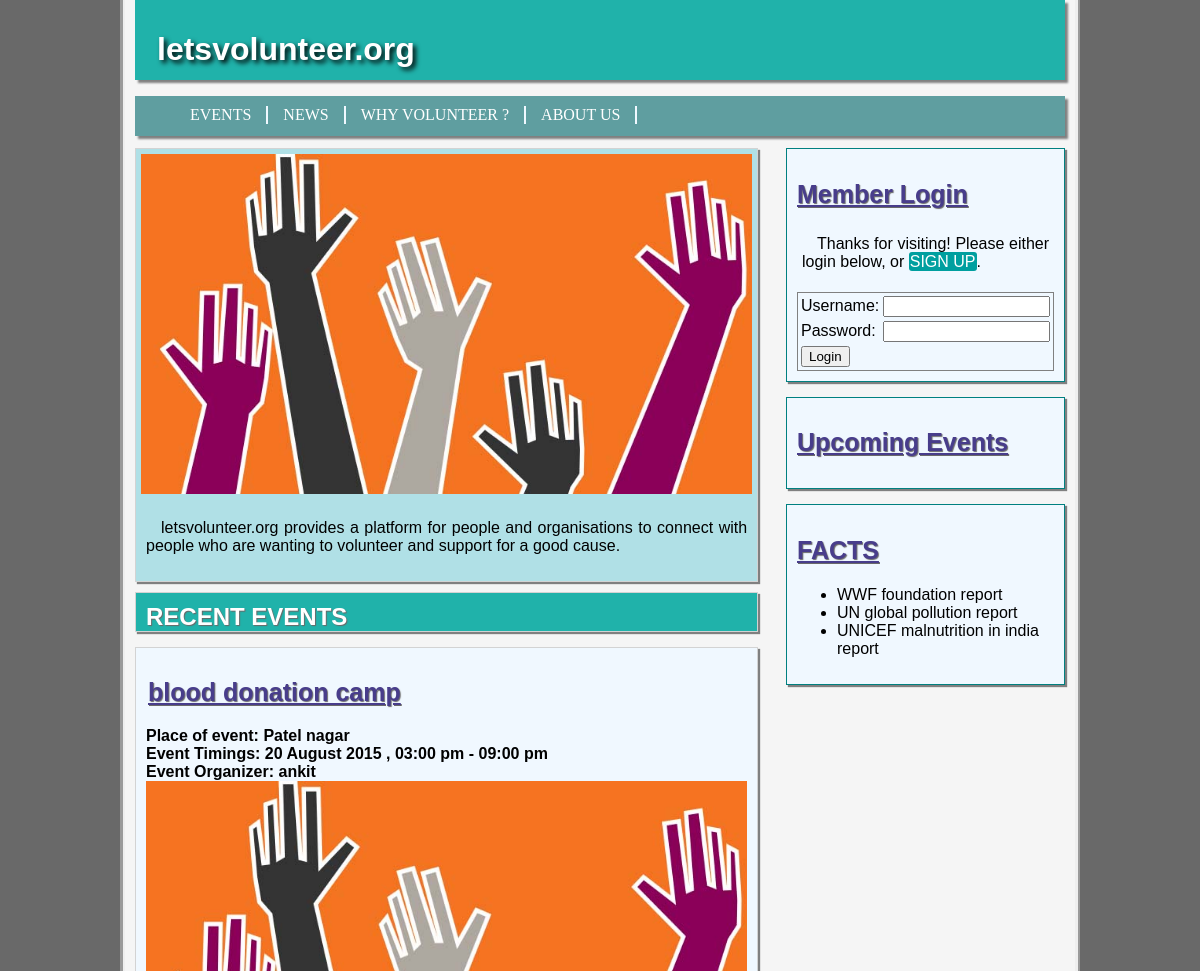
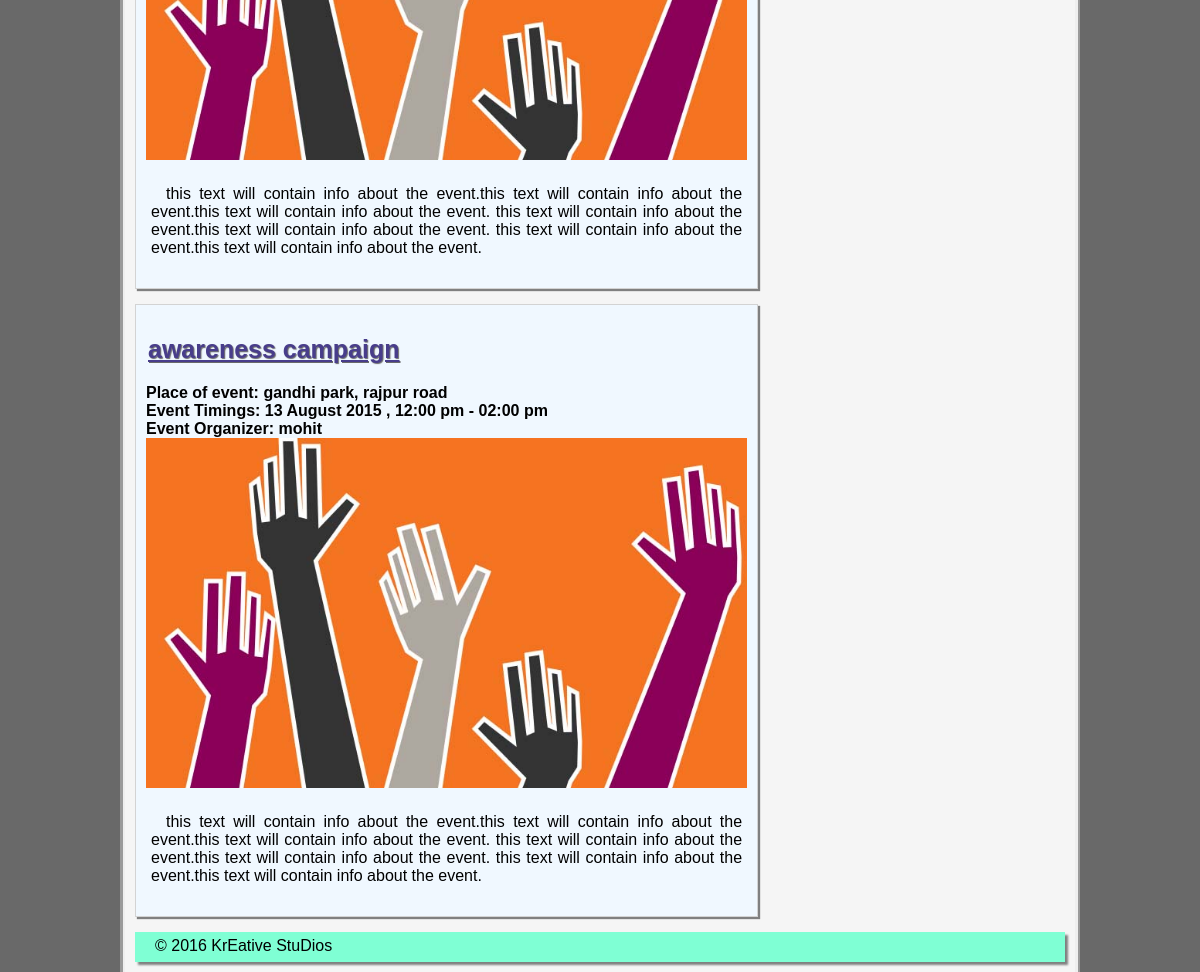
The page /homepage.php on the database its author committed (2 pictures, top to bottom).
### tables this page shows
CREATE TABLE IF NOT EXISTS `coveredevents` (
  `eventid` int(10) NOT NULL,
  `userid` int(10) NOT NULL,
  `eventintro` text NOT NULL,
  `eventpara` text NOT NULL,
  `pic1` varchar(50) NOT NULL,
  `pic2` varchar(50) NOT NULL,
  `pic3` varchar(50) NOT NULL,
  `submissiondate` datetime NOT NULL DEFAULT CURRENT_TIMESTAMP,
  PRIMARY KEY (`eventid`),
  UNIQUE KEY `eventid_2` (`eventid`),
  KEY `eventid` (`eventid`),
  KEY `userid` (`userid`)
);

CREATE TABLE IF NOT EXISTS `events` (
  `eventid` int(10) NOT NULL AUTO_INCREMENT,
  `userid` int(10) NOT NULL,
  `eventname` varchar(50) NOT NULL,
  `eventplace` varchar(50) NOT NULL,
  `eventstart` datetime NOT NULL,
  `eventend` datetime NOT NULL,
  `eventdescription` text NOT NULL,
  `eventimg` varchar(50) DEFAULT NULL,
  `evententry` tinyint(1) NOT NULL DEFAULT '1',
  PRIMARY KEY (`eventid`),
  KEY `userid` (`userid`),
  KEY `userid_2` (`userid`)
);

CREATE TABLE IF NOT EXISTS `users` (
  `userid` int(10) NOT NULL AUTO_INCREMENT,
  `username` varchar(50) NOT NULL,
  `password` varchar(20) NOT NULL,
  `email` varchar(50) NOT NULL,
  `contact` varchar(10) DEFAULT NULL,
  `gender` varchar(10) NOT NULL,
  `birthdate` date DEFAULT NULL,
  `address` varchar(50) DEFAULT NULL,
  `district` varchar(50) DEFAULT NULL,
  `state` varchar(50) DEFAULT NULL,
  `userimg` varchar(50) DEFAULT NULL,
  PRIMARY KEY (`userid`),
  UNIQUE KEY `userid` (`userid`),
  UNIQUE KEY `email` (`email`)
);

### homepage.php (the view, shortened to what this page needs)
<?php include("includes/connection.php");?>
<?php include("includes/templates/header.php");?>
<?php include("includes/templates/aside.php");?>
	<section  id="introduction">
			<img src="images/volunteer.jpg">
			<p>letsvolunteer.org provides a platform for people and organisations to connect with people
				who are wanting to volunteer and support for a good cause.</p>
	</section>
    <article style=' height:40px; background-color:lightseagreen; '>
        <h1 style='color:white;font-size:1.5em;padding:0px;margin:0px;'>RECENT EVENTS</h1>
    </article>
<?php
    $getevents = mysqli_query($connection, "SELECT * FROM coveredevents ORDER BY submissiondate  DESC LIMIT 5");
    while ($row = mysqli_fetch_array($getevents, MYSQLI_ASSOC)) {
        $eventid = $row['eventid'];
        $userid = $row['userid'];
        $eventintro = $row['eventintro'];
        $pic1 = $row['pic1'];
        $geteventdetails = mysqli_query($connection, "SELECT eventname, eventstart, eventend, eventplace FROM events WHERE eventid = '$eventid'");
        $row=mysqli_fetch_array($geteventdetails, MYSQLI_ASSOC);
        $eventname = $row['eventname'];
        $eventstart = strtotime($row['eventstart']);
        $eventend = strtotime($row['eventend']);
        $eventplace = $row['eventplace'];
        $getorganizer = mysqli_query($connection, "SELECT username FROM users WHERE userid = '$userid'");
        $row=mysqli_fetch_array($getorganizer, MYSQLI_ASSOC);
        $username = $row['username'];
        echo " <article>";
        echo "<h1><a href='event_news.php?id=$eventid'>",$eventname;
        echo "</a></h1> <b>Place of event: ",$eventplace;
		if(date("j F Y", $eventstart) == date("j F Y", $eventend)){
			echo "</b> <br> <b>Event Timings: ",date("j F Y , h:i a", $eventstart);
			echo " - ",date("h:i a", $eventend);
		}
	    else{
			echo "</b> <br> <b>Event Start: ",date("j F Y , h:i a", $eventstart);
			echo "</b> <br> <b>Event End: ",date("j F Y , h:i a", $eventend);
	    }
        echo "</b> <br> <b>Event Organizer: ",$username;
        echo "</b>  <img src='images/$pic1' style='width:100%;height:350px'>";
        echo "</b>  <p>",$eventintro;
        echo "</p></article>";
    }
 ?>
<?php include("includes/templates/footer.php");?>

### includes/templates/header.php (shortened to what this page needs)
<!DOCTYPE html>
<html lang="en">
    <head>
        <link rel="stylesheet" href="stylesheets/public.css" type="text/css">
    </head>
    <body>
        <header>
            <h1><a href="homepage.php">letsvolunteer.org</a></h1>
        </header>
        <nav>
            <ul >
                <li><a href="events.php">EVENTS</a></li>
                <li><a href="covered_events.php">NEWS</a></li>
                <li><a href="why_volunteer.php">WHY VOLUNTEER ?</a></li>
                <li><a href="about_us.php">ABOUT US</a></li>
            </ul>
        </nav>

### includes/templates/aside.php (shortened to what this page needs)
<div id="side">
    <?php
      if(!empty($_SESSION['LoggedIn']) && empty(!$_SESSION['Username']))
      {
          echo"<section id='login'>";
		  echo"You are logged in as <b>",$_SESSION['Username'];
		  echo"</b> <br><br><a href='userhome.php'>MY ACCOUNT</a>";
		  echo"</b> <br><br><a href='create_event.php'>ORGANIZE AN EVENT</a>";
		  echo"<br><br><a href='logout.php'>LOGOUT</a>";
		  echo"</section>";
      }
      else
      {
        echo"
            <section id='login'>
                <h1>Member Login</h1>
                <p>Thanks for visiting! Please either login below, or <a href='register.php'>SIGN UP</a>.</p>
                <form method='post' action='login.php' name='loginform' id='loginform'>
                  <table>
                    <tr>
                        <td><label for='username'>Username:</td>
                        <td></label><input class='field' type='text' name='username' id='username' /></td>
                    </tr>
                    <tr>
                        <td><label for='password'>Password: </label></td>
                        <td><input class='field' type='password' name='password' id='password' /></td>
                    </tr>
                    <tr>
                        <td><input type='submit' name='login' id='login' value='Login' /></td>
                    </tr>
                  </table>
                </form>
            </section>
        ";
      }
    ?>
    <?php
            echo " <section id='upcoming_events'>";
            echo "<h1>Upcoming Events</h1>";
            echo "<ul>";
            echo "</ul></section>";
     ?>
    <section id='facts'>
        <h1>FACTS</h1>
        <ul>
            <li>WWF foundation report</li>
            <li>UN global pollution report</li>
            <li>UNICEF malnutrition in india report</li>
        </ul>
    </section>
</div>

### includes/templates/footer.php
<footer><p>&copy;
           <?php echo date("Y")?>
           KrEative StuDios
        </p>
</footer>
    </body>
</html>

### stylesheets/public.css (style rules this page uses)
html { background-color: dimgray; }
* { box-sizing: border-box; }
p { text-align: justify; text-indent: 15px; padding: 5px; }
header h1 a { text-decoration: none; text-shadow: 3px 3px 5px black; color:white; }
article h1 a, aside h1, section h1 { text-decoration: underline; font-size: 25px; color:darkslateblue; text-shadow: 1px 1px 1px dimgrey; }
body { font-family: sans-serif; padding: 0px 10px 10px 10px ; width: 80%; min-width: 875px; margin: auto; position: relative; background-color: whitesmoke; border-width: thick; border-right-style: ridge ; border-left-style: groove; }
header { text-decoration:none; box-shadow: 3px 3px 2px grey; background-color: lightseagreen; height: 80px; margin: 0px; padding: 10px 10px 10px 20px; }
h1 { color:darkslateblue; text-shadow: 1px 1px 1px dimgrey; }
a { text-decoration:none; padding: 2px; color:darkmagenta; }
nav { box-shadow: 3px 3px 2px grey; background-color: cadetblue; height: 40px; margin-bottom: 12px; }
nav ul li { font-family: cursive; color: lightcyan; list-style-type:none; border-right: 2px solid aliceblue; float: left; margin: 10px 0px 10px 0px; }
nav ul li a { padding: 8px 15px 7px 15px; text-decoration: none; color:white; }
article,section { box-shadow: 2px 2px 1px grey; padding: 10px; background-color: aliceblue; margin-bottom: 15px; position: relative; float: left; width: 67%; border: 1px solid lightgrey; }
section#introduction { box-shadow: 2px 2px 1px grey; padding: 5px; background-color: powderblue; margin-bottom: 10px; float: left; width: 67%; border:1px solid lightgrey; }
div#side { position:relative; float: right; width:30%; margin:auto; padding:0; }
section#login a,a#volunteer { border-radius:3px; padding: 1px; background-color:#009F9F; color:white; }
section#upcoming_events, section#login, section#facts { box-shadow: 2px 2px 1px grey; position: relative; background-color: aliceblue; border: 1px solid teal; float: right; width: 100%; margin-bottom: 15px; padding: 10px; }
table { width:100%; border:1px solid grey }
footer { box-shadow: 3px 3px 2px grey; background-color: aquamarine; height: 30px; clear: both; margin-top: 50px; }
footer p { padding: 5px; }
img { width: 100%; align-items: center; }
input.field { width:100%; }

### rows shown on the page
coveredevents: eventid.eventname "blood donation camp", eventid.eventplace "Patel nagar", eventid.eventstart "20 August 2015 , 03:00 pm", eventid.eventend "09:00 pm", userid.username "ankit", pic1 (picture), eventintro "this text will contain info about the event.this text will contain info about the event.this text will contain info about the event. this text will contain info about the event.this text will contain info about the event. this text will contain info about the event.this text will contain info about the event."
coveredevents: eventid.eventname "awareness campaign", eventid.eventplace "gandhi park, rajpur road", eventid.eventstart "13 August 2015 , 12:00 pm", eventid.eventend "02:00 pm", userid.username "mohit", pic1 (picture), eventintro "this text will contain info about the event.this text will contain info about the event.this text will contain info about the event. this text will contain info about the event.this text will contain info about the event. this text will contain info about the event.this text will contain info about the event."
